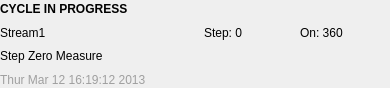
<?xml version="1.0" encoding="UTF-8"?>
<ui version="4.0">
 <class>CStatusWidget</class>
 <widget class="QWidget" name="CStatusWidget">
  <property name="geometry">
   <rect>
    <x>0</x>
    <y>0</y>
    <width>390</width>
    <height>88</height>
   </rect>
  </property>
  <property name="lLabelAction" stdset="0">
   <string/>
  </property>
  <layout class="QGridLayout" name="gridLayout">
   <property name="leftMargin">
    <number>0</number>
   </property>
   <property name="topMargin">
    <number>0</number>
   </property>
   <property name="rightMargin">
    <number>0</number>
   </property>
   <property name="bottomMargin">
    <number>0</number>
   </property>
   <item row="0" column="0" colspan="3">
    <widget class="QLabel" name="lCycle">
     <property name="font">
      <font>
       <weight>75</weight>
       <bold>true</bold>
      </font>
     </property>
     <property name="text">
      <string>CYCLE IN PROGRESS</string>
     </property>
    </widget>
   </item>
   <item row="1" column="0">
    <widget class="CStatusLabel" name="lStream">
     <property name="autoFillBackground">
      <bool>true</bool>
     </property>
     <property name="text">
      <string>Stream1</string>
     </property>
    </widget>
   </item>
   <item row="1" column="1">
    <widget class="CStatusLabel" name="lCurrentStep">
     <property name="minimumSize">
      <size>
       <width>90</width>
       <height>0</height>
      </size>
     </property>
     <property name="maximumSize">
      <size>
       <width>90</width>
       <height>16777215</height>
      </size>
     </property>
     <property name="autoFillBackground">
      <bool>true</bool>
     </property>
     <property name="text">
      <string>Step: 0</string>
     </property>
    </widget>
   </item>
   <item row="1" column="2">
    <widget class="CStatusLabel" name="lTotalStep">
     <property name="minimumSize">
      <size>
       <width>90</width>
       <height>0</height>
      </size>
     </property>
     <property name="maximumSize">
      <size>
       <width>90</width>
       <height>16777215</height>
      </size>
     </property>
     <property name="autoFillBackground">
      <bool>true</bool>
     </property>
     <property name="text">
      <string>On: 360</string>
     </property>
    </widget>
   </item>
   <item row="3" column="0" colspan="3">
    <widget class="QLabel" name="lDateTime">
     <property name="palette">
      <palette>
       <active>
        <colorrole role="WindowText">
         <brush brushstyle="SolidPattern">
          <color alpha="255">
           <red>159</red>
           <green>159</green>
           <blue>159</blue>
          </color>
         </brush>
        </colorrole>
       </active>
       <inactive>
        <colorrole role="WindowText">
         <brush brushstyle="SolidPattern">
          <color alpha="255">
           <red>159</red>
           <green>159</green>
           <blue>159</blue>
          </color>
         </brush>
        </colorrole>
       </inactive>
       <disabled>
        <colorrole role="WindowText">
         <brush brushstyle="SolidPattern">
          <color alpha="255">
           <red>127</red>
           <green>127</green>
           <blue>127</blue>
          </color>
         </brush>
        </colorrole>
       </disabled>
      </palette>
     </property>
     <property name="text">
      <string>Thur Mar 12 16:19:12 2013</string>
     </property>
    </widget>
   </item>
   <item row="2" column="0" colspan="3">
    <widget class="CStatusLabel" name="lLabel">
     <property name="mouseTracking">
      <bool>false</bool>
     </property>
     <property name="autoFillBackground">
      <bool>true</bool>
     </property>
     <property name="text">
      <string>Step Zero Measure</string>
     </property>
    </widget>
   </item>
  </layout>
 </widget>
 <customwidgets>
  <customwidget>
   <class>CStatusLabel</class>
   <extends>QLabel</extends>
   <header>CStatusLabel.h</header>
  </customwidget>
 </customwidgets>
 <resources/>
 <connections/>
</ui>
